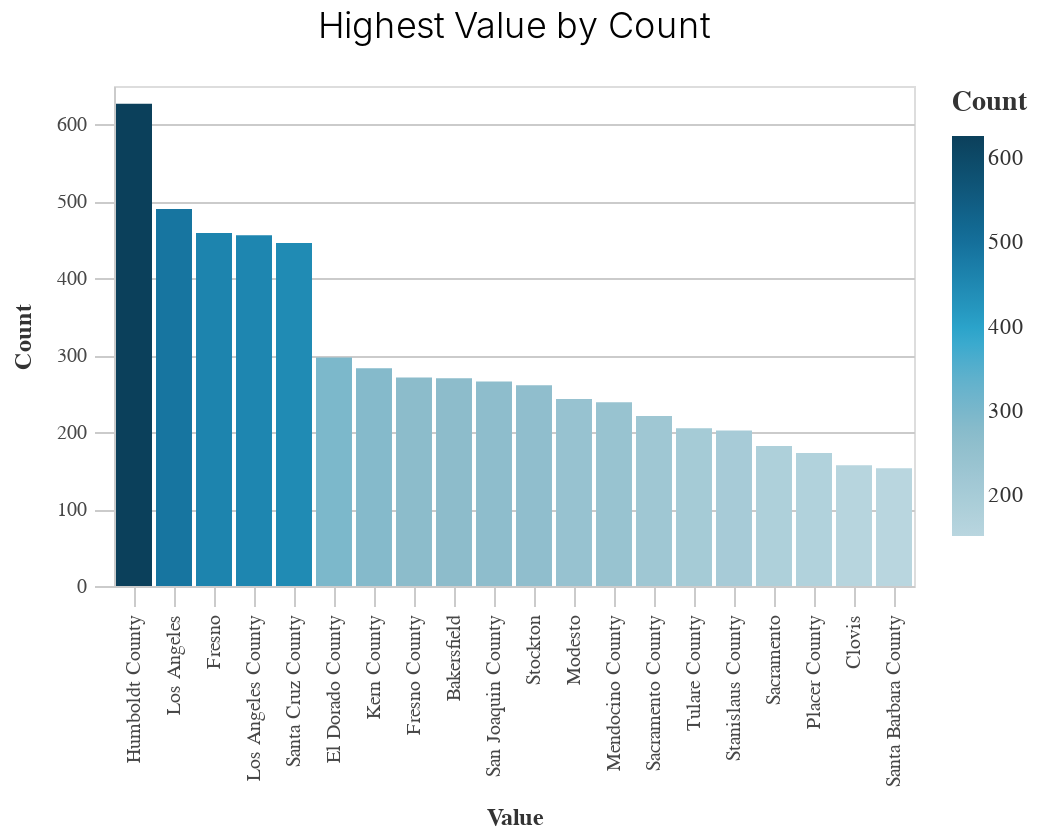

Source (notebook cell):
### Markdown cell above
## Charts

### Code cell
#using df_tops 
_dla_utils.basic_bar_chart((df_top>>filter(_.variable=='primary_agency_name')), "value", "count")

### Figure 1 — Vega-Lite specification as saved in the notebook (floating-point values rounded to 4 significant figures)
{"usermeta": {"embedOptions": {"theme": "fivethirtyeight"}}, "config": {"view": {"continuousWidth": 400, "continuousHeight": 300}, "axis": {"domainColor": "#cbcbcb", "grid": true, "gridColor": "#cbcbcb", "gridWidth": 1, "labelColor": "#474747", "labelFont": "Nunito Sans", "labelFontSize": 10, "labelPadding": 4, "tickColor": "#cbcbcb", "tickSize": 10, "titleColor": "#333", "titleFont": "Raleway", "titleFontSize": 12, "titlePadding": 10}, "axisBand": {"grid": false}, "background": "white", "font": "Raleway", "header": {"labelFont": "Nunito Sans", "titleFont": "Raleway"}, "legend": {"labelColor": "#333", "labelFont": "Nunito Sans", "labelFontSize": 11, "labelLimit": 0, "padding": 1, "symbolSize": 30, "symbolType": "square", "titleColor": "#333", "titleFont": "Raleway", "titleFontSize": 14, "titlePadding": 10}, "title": {"anchor": "middle", "font": "Raleway", "fontSize": 18, "fontWeight": 300, "offset": 20}}, "data": {"name": "data-bc9a883ae414394a3f706c75dec88ac0"}, "mark": "bar", "encoding": {"color": {"field": "count", "legend": {"title": "Count"}, "scale": {"range": ["#B9D6DF", "#8CBCCB", "#2EA8CE", "#136C97", "#0B405B"]}, "type": "quantitative"}, "x": {"field": "value", "sort": "-y", "title": "Value", "type": "nominal"}, "y": {"field": "count", "title": "Count", "type": "quantitative"}}, "height": 250, "title": "Highest Value by Count", "width": 400, "$schema": "https://vega.github.io/schema/vega-lite/v4.17.0.json", "datasets": {"data-bc9a883ae414394a3f706c75dec88ac0": [{"value": "Humboldt County", "count": 627, "variable": "primary_agency_name"}, {"value": "Los Angeles", "count": 490, "variable": "primary_agency_name"}, {"value": "Fresno", "count": 459, "variable": "primary_agency_name"}, {"value": "Los Angeles County", "count": 456, "variable": "primary_agency_name"}, {"value": "Santa Cruz County", "count": 446, "variable": "primary_agency_name"}, {"value": "El Dorado County", "count": 297, "variable": "primary_agency_name"}, {"value": "Kern County", "count": 283, "variable": "primary_agency_name"}, {"value": "Fresno County", "count": 271, "variable": "primary_agency_name"}, {"value": "Bakersfield", "count": 270, "variable": "primary_agency_name"}, {"value": "San Joaquin County", "count": 266, "variable": "primary_agency_name"}, {"value": "Stockton", "count": 261, "variable": "primary_agency_name"}, {"value": "Modesto", "count": 243, "variable": "primary_agency_name"}, {"value": "Mendocino County", "count": 239, "variable": "primary_agency_name"}, {"value": "Sacramento County", "count": 221, "variable": "primary_agency_name"}, {"value": "Tulare County", "count": 205, "variable": "primary_agency_name"}, {"value": "Stanislaus County", "count": 202, "variable": "primary_agency_name"}, {"value": "Sacramento", "count": 182, "variable": "primary_agency_name"}, {"value": "Placer County", "count": 173, "variable": "primary_agency_name"}, {"value": "Clovis", "count": 157, "variable": "primary_agency_name"}, {"value": "Santa Barbara County", "count": 153, "variable": "primary_agency_name"}]}}
